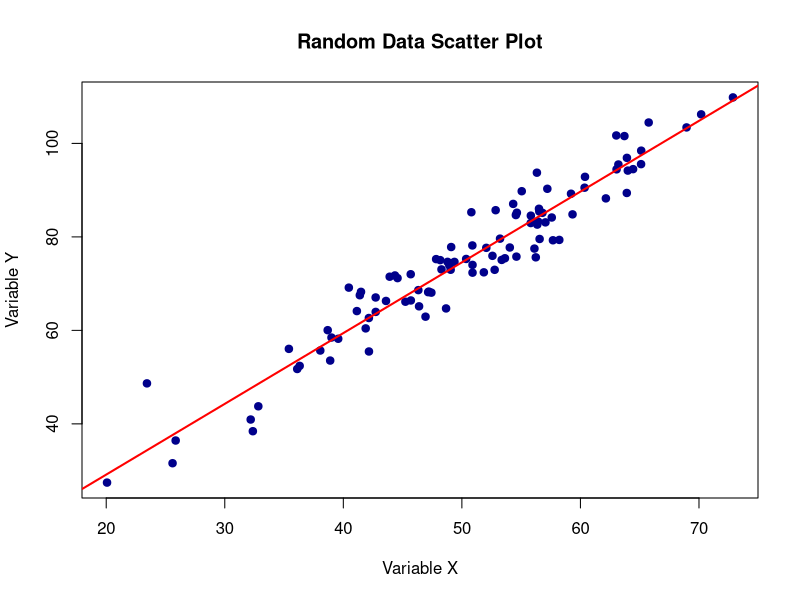

Write the R code that produced this figure.
# 1. Create a vector of numbers
numbers <- c(23, 45, 67, 12, 89, 34, 56)

# 2. Calculate summary statistics
print(paste("Average value:", mean(numbers)))
print(paste("Highest value:", max(numbers)))

# 3. Filter for numbers greater than 40
large_numbers <- numbers[numbers > 40]
print("Numbers above 40:")
print(large_numbers)
# 1. Load and preview the built-in dataset
data(mtcars)
head(mtcars)

# 2. Filter for cars with high miles per gallon (Fuel efficient)
efficient_cars <- subset(mtcars, mpg > 25)

# 3. Print the results showing only MPG and Cylinder count
print(efficient_cars[, c("mpg", "cyl")])
# 1. Generate 100 random numbers for X and Y coordinates
set.seed(42) # Ensures the random numbers are the same every time
x_axis <- rnorm(100, mean = 50, sd = 10)
y_axis <- x_axis * 1.5 + rnorm(100, mean = 0, sd = 5)

# 2. Create a scatter plot with customized styling
plot(x_axis, y_axis, 
     main = "Random Data Scatter Plot", 
     xlab = "Variable X", 
     ylab = "Variable Y", 
     col = "darkblue", 
     pch = 19)

# 3. Add a red trendline
abline(lm(y_axis ~ x_axis), col = "red", lwd = 2)
